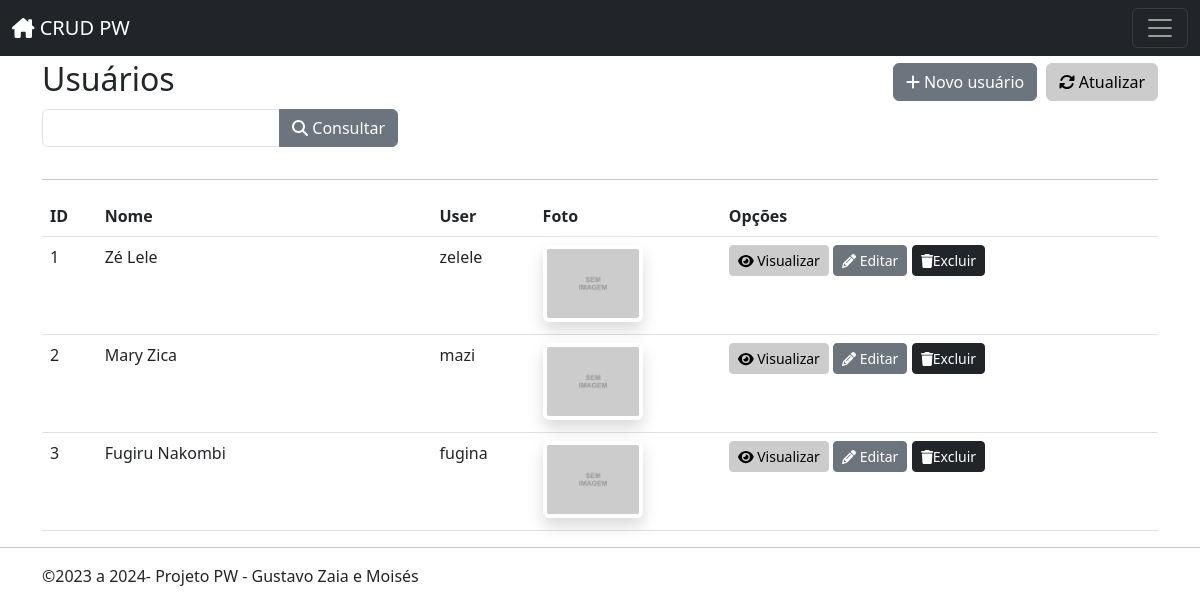
The page /usuarios/index.php on the database as committed earlier.
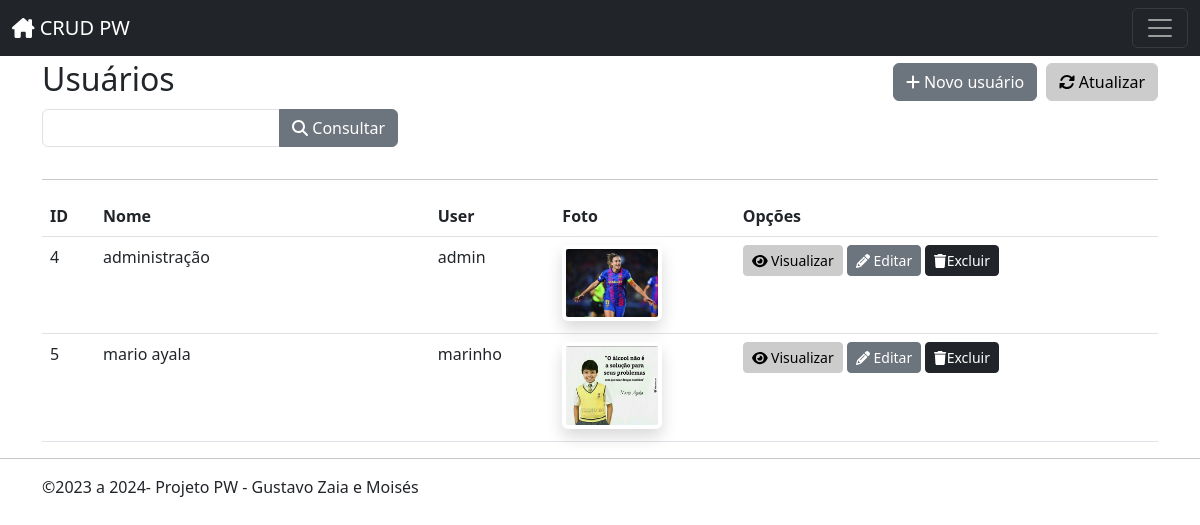
The same page on the database as committed later.
### tables this page shows
CREATE TABLE `usuarios` (
  `id` int(11) NOT NULL,
  `nome` varchar(50) NOT NULL,
  `user` varchar(50) NOT NULL,
  `password` varchar(100) NOT NULL,
  `foto` varchar(50) DEFAULT NULL
);

### inc/database.php (called while the page is built, shortened)
<?php
function open_database()
{
	$servername = "localhost";
	$username = "root";
	$password = "";
	try {
		$conn = new PDO("mysql:host=$servername;dbname=wda_crud", $username, $password);
		$conn->setAttribute(PDO::ATTR_ERRMODE, PDO::ERRMODE_EXCEPTION);
		return $conn;
	} catch (Exception $e) {
		echo $e->getMessage();
		return null;
	}
}
function find($table = null, $id = null)
{
	try {
		$database = open_database();
		$found = null;
		if ($id) {
			$stmt = $database->prepare("SELECT * FROM " . $table . " WHERE id = ?");
			$stmt->bindParam(1, $id);
			$stmt->execute();
			if($stmt->rowCount() > 0) {
				$found = $stmt->fetch(PDO::FETCH_ASSOC);
			}
		} else {
			$stmt = $database->prepare("SELECT * FROM " . $table);
			$stmt->execute();
			if ($stmt->rowCount() > 0) {
				$found = $stmt->fetchAll(PDO::FETCH_ASSOC);
			}
		}
	} catch (Exception $e) {
		$_SESSION['message'] = $e->GetMessage();
		$_SESSION['type'] = 'danger';
	}
	return $found;
}
function find_all($table)
{
	return find($table);
}

### usuarios/functions.php (called while the page is built, shortened)
<?php
    function index() {
        if(!empty($_POST['users'])) {
            $usuarios = filter("usuarios", "%" . $_POST['users'] . "%");
        } else{
            $usuarios = find_all("usuarios");
        }
    }
?>

### usuarios/index.php (the view, shortened to what this page needs)
<?php
include('functions.php');
index();
include(HEADER_TEMPLATE);
?>
    <header style="margin-top: 10px;">
        <div class="row">
            <div class="col-sm-6">
                <h2>Usuários</h2>
            </div>
            <div class="col-sm-6 text-end h2">
                <a class="btn btn-secondary" href="add.php"><i class="fa fa-plus"></i> Novo usuário</a>
                <a class="btn btn-light" href="index.php"><i class="fas fa-sync-alt"></i> Atualizar</a>
            </div>
        </div>
    </header>
        <form name="filtro" action="index.php" method="post">
            <div class="row">
                <div class="form-group col-md-4">
                    <div class="input-group mb-3">
                        <input type="text" class="form-control" maxlength="80" name="users" required>
                        <button type="submit" class="btn btn-secondary"><i class="fas fa-search"></i> Consultar</button>
                    </div>
                </div>
            </div>
        </form>
    <hr>
    <table class="table table-hover">
        <thead>
            <tr>
                <th>ID</th>
                <th width="30%">Nome</th>
                <th>User</th>
                <th>Foto</th>
                <th class="text-start">Opções</th>
            </tr>
        </thead>
        <tbody>
            <?php if ($usuarios) : ?>
                <?php foreach ($usuarios as $usuario) :
                    ?>
                    <tr>
                        <td><?php echo $usuario['id']; ?></td>
                        <td><?php echo $usuario['nome']; ?></td>
                        <td><?php echo $usuario['user']; ?></td>
                        <td>
                       <?php
                            if(!empty($usuario['foto'])){
                                echo '<img src="fotos/' . $usuario['foto']  . '" alt="" class="shadow p-1 mb-1 bg-body rounded" width="100px">';
                            }else{
                                echo '<img src="fotos/sem_imagem.jpg" alt="" class="shadow p-1 mb-1 bg-body rounded" width="100px">';
                            }
                       ?>
                       </td>
                        <td class="actions text-start">
                            <a href="view.php?id=<?php echo $usuario['id']; ?>" class="btn btn-sm btn-light"><i class="fa fa-eye"></i> Visualizar</a>
                            <a href="edit.php?id=<?php echo $usuario['id']; ?>" class="btn btn-sm btn-secondary"><i class="fa fa-pencil"></i> Editar</a>
                            <button type="button" class="btn btn-sm btn-dark" data-bs-toggle="modal"
                            data-bs-custumer="<?php echo $usuario['id'];?>" data-bs-target="#exampleModal">
                                <i class="fa fa-trash"></i>Excluir
                            </button>
                        </td>
                    </tr>
                <?php endforeach; ?>
            <?php else : ?>
                <tr>
                    <td colspan="6">Nenhum registro encontrado.</td>
                </tr>
            <?php endif; ?>
        </tbody>
    </table>
<?php
include(FOOTER_TEMPLATE);
?>

### inc/header.php (shortened to what this page needs)
<!DOCTYPE html>
<html>
<head>
    <link rel="stylesheet" href="<?php echo BASEURL; ?>css/bootstrap/bootstrap.min.css">
    <link rel="stylesheet" href="<?php echo BASEURL; ?>css/style.css">
    <link rel="stylesheet" href="<?php echo BASEURL; ?>css/awesome/all.min.css">
</head>
<body>
    <nav class="navbar navbar-expand-xxl navbar-dark bg-dark fixed-top">
        <div class="container-fluid">
            <a href="<?php echo BASEURL; ?>" class="navbar-brand"><i class="fa-solid fa-house-chimney"></i> CRUD PW</a>
            <button type="button" class="navbar-toggler" data-bs-toggle="collapse" data-bs-target="#navbarSupportedContent" aria-controls="navbarSupportedContent" aria-expanded="false" aria-label="Toggle navigation">
                <span class="navbar-toggler-icon"></span>
            </button>
        </div>
    </nav>
    <main class="container">

### inc/footer.php (shortened to what this page needs)
</main>
	<hr>
	<footer class="container">
        <?php $hoje = new Datetime("now", new DatetimeZone("America/Sao_Paulo")); ?>
		<p>&copy;2023 a <?php echo $hoje->format("Y") ?>- Projeto PW - Gustavo Zaia e Moisés</p>
	</footer>
</body>
</html>

### inc/header.php (style rules this page uses)
body { padding-top: 50px; padding-bottom: 20px; }
.btn-light { background-color: #cccccc; border-color: #cccccc; }
header, #actions { margin-top: 10px; }

Rows that differ between the two databases and show on the page:
removed usuarios: id "1", nome "Zé Lele", user "zelele"
removed usuarios: id "2", nome "Mary Zica", user "mazi"
removed usuarios: id "3", nome "Fugiru Nakombi", user "fugina"
added usuarios: id "4", nome "administração", user "admin", foto (picture)
added usuarios: id "5", nome "mario ayala", user "marinho", foto (picture)
